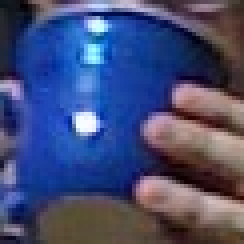
//> input picture BlueCup.jpg, 61 x 61 px (shown 4 times larger)
$ ./LogPolar ../../BlueCup.jpg 2   (built with g++ and OpenCV 4)
//> lines starting //> are read from the running program, lines starting //| are printed output that depends on the picture
#include <opencv2/opencv.hpp>
#include <iostream>

using namespace std;

int main(int argc, char** argv) {
	if(argc != 3) {
		cout << "LogPolar\nUsage: " << argv[0] <<" <imagename> <M value>\n" << "<M value>~30 is usually good enough\n";
		return -1;
	}

	cv::Mat src = cv::imread(argv[1], 1);
//> src is the input picture: 61 rows x 61 cols, CV_8UC3; mean B, G, R 117.6, 76.4, 68

	if(src.empty()) {
		cout << "Can not load " << argv[1] << endl;
		return -1;
	}

	cout << "Image size: " << src.cols << "px x " << src.rows << "px" << endl;
//| Image size: 61px x 61px

	double M = atof(argv[2]);
//> M = 2
	cout << "Applying Scale Factor: " << M << endl;
//| Applying Scale Factor: 2

	cv::Mat dst(src.size(), src.type()), src2(src.size(), src.type());
	cout << "Image Center: " << src.cols*0.5f << " x " << src.rows*0.5f << endl;
//| Image Center: 30.5 x 30.5

	cv::logPolar(
		src,
		dst,
		cv::Point2f(src.cols*0.5f, src.rows*0.5f),
		M,
		CV_INTER_LINEAR | CV_WARP_FILL_OUTLIERS
	);
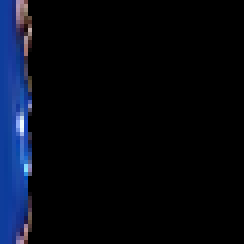
//> dst: 61 rows x 61 cols, CV_8UC3 (shown 4 times larger); mean B, G, R 18.3, 8.8, 5.1

	cv::logPolar(
		dst,
		src2,
		cv::Point2f(src.cols*0.5f, src.rows*0.5f),
		M,
		CV_INTER_LINEAR | CV_WARP_INVERSE_MAP
	);
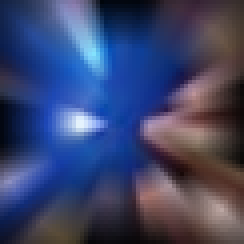
//> src2: 61 rows x 61 cols, CV_8UC3 (shown 4 times larger); mean B, G, R 107.2, 68.6, 59.9

	cv::imshow("original image", src);
	cv::imshow("log-polar", dst);
	cv::imshow("inverse log-polar", src2);

	cv::waitKey();

	return 0;

}

$ run again, on HandOutdoorColor.jpg
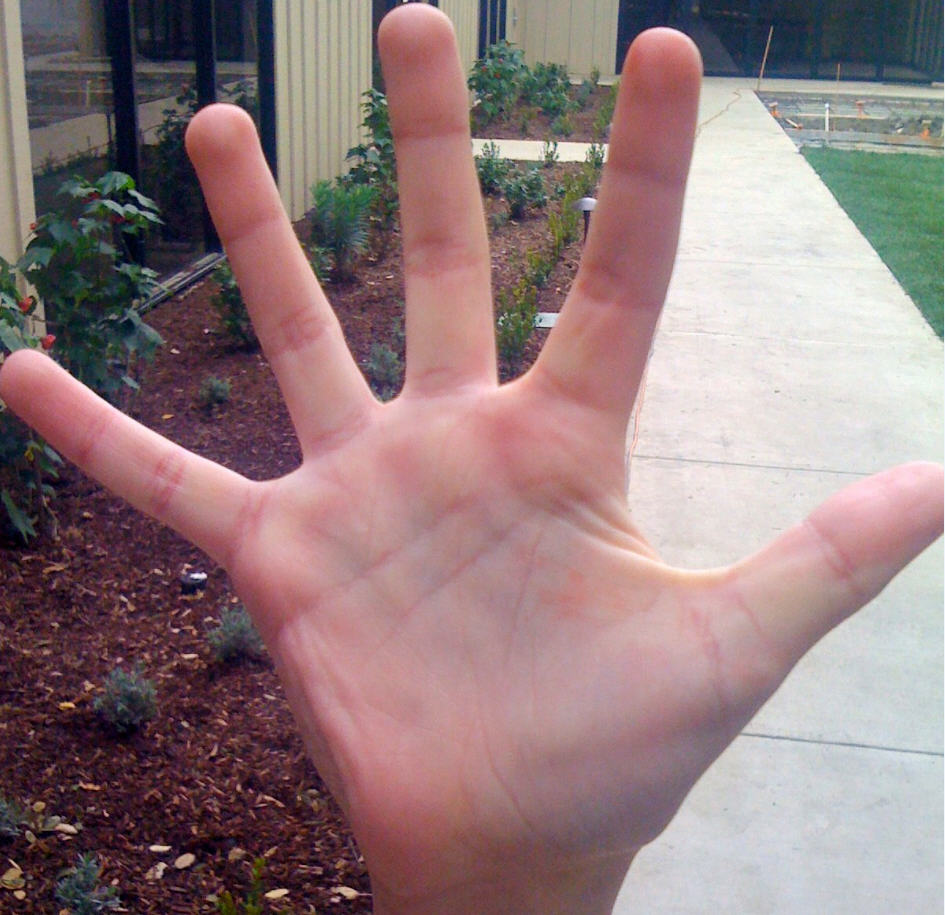
//> input picture HandOutdoorColor.jpg, 945 x 915 px
//> src is the input picture: 915 rows x 945 cols, CV_8UC3; mean B, G, R 125.6, 123.8, 146.8
//| Image size: 945px x 915px
//> M = 2
//| Applying Scale Factor: 2
//| Image Center: 472.5 x 457.5
//> `cv::logPolar( src, dst, cv::Point2f(src.cols*0.5f, src.rows*0.5f), M, ..`:
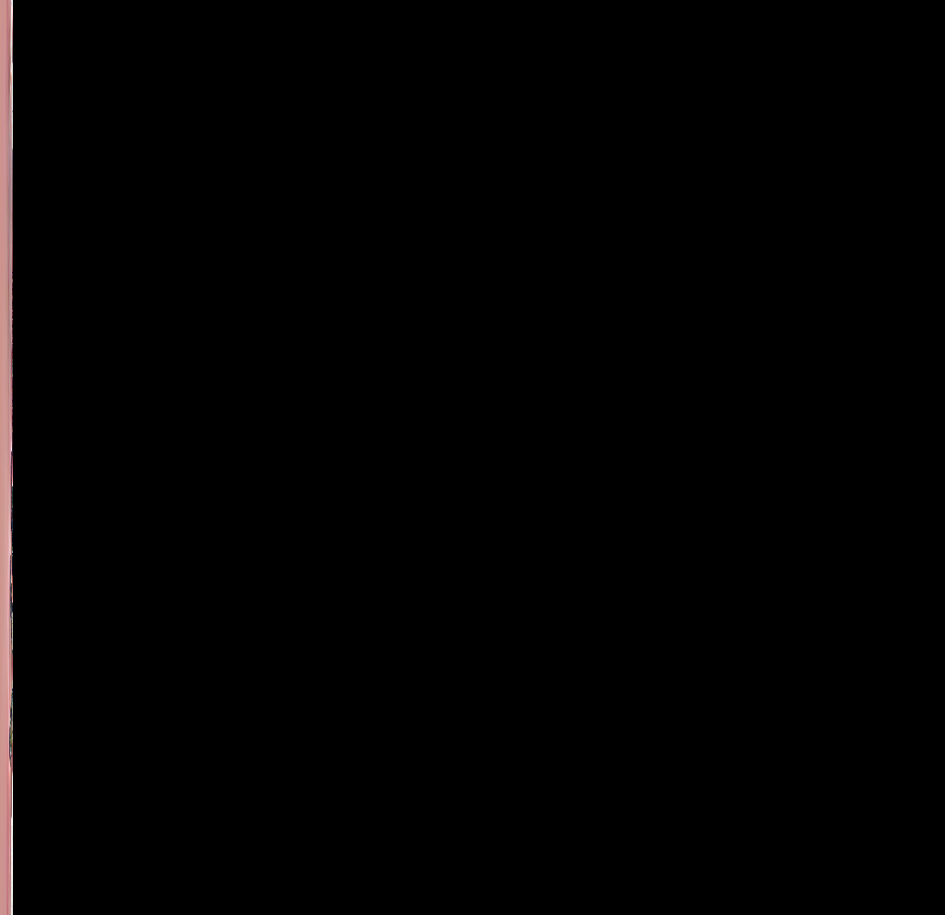
//> dst: 915 rows x 945 cols, CV_8UC3; mean B, G, R 1.9, 2, 2.7
//> `cv::logPolar( dst, src2, cv::Point2f(src.cols*0.5f, src.rows*0.5f), M,..`:
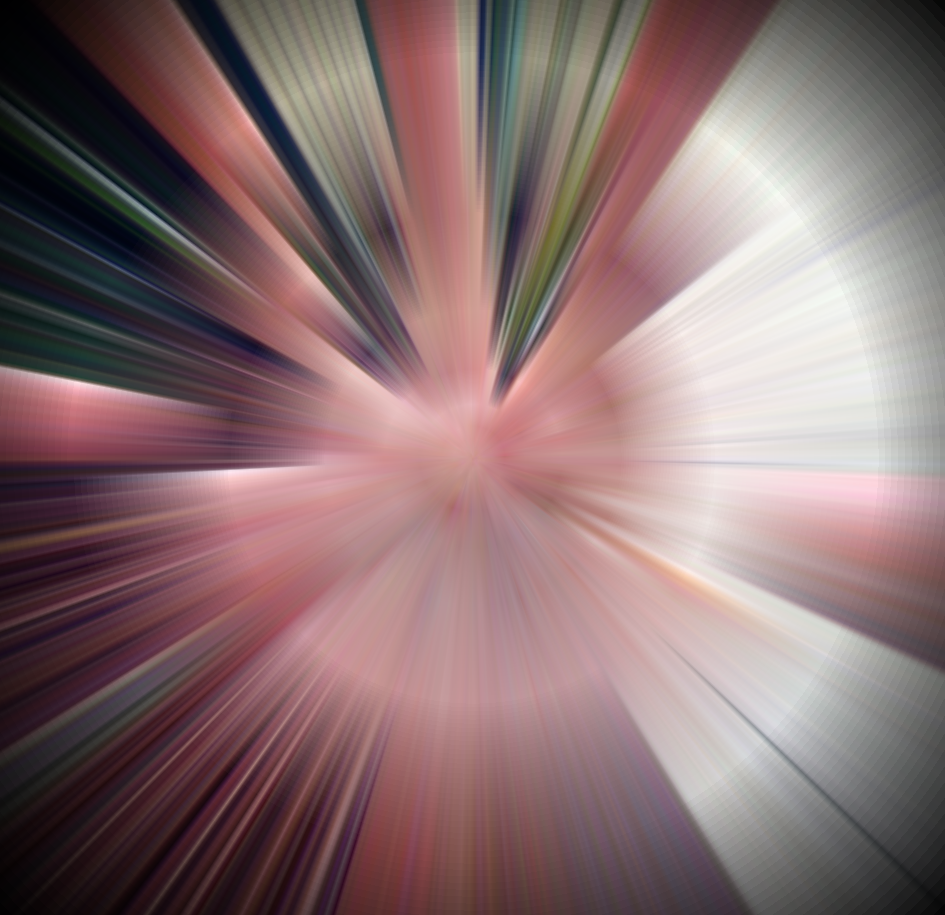
//> src2: 915 rows x 945 cols, CV_8UC3; mean B, G, R 112.2, 110.7, 135.4

$ run again, on HandOutdoorSunColor.jpg
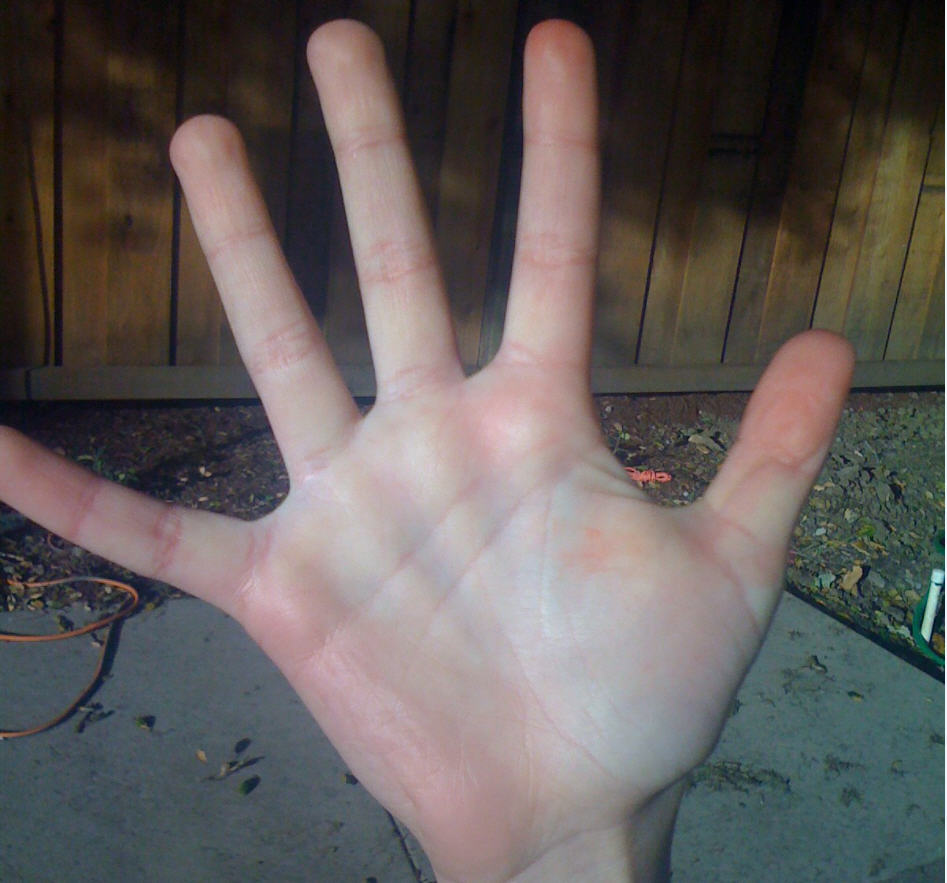
//> input picture HandOutdoorSunColor.jpg, 947 x 883 px
//> src is the input picture: 883 rows x 947 cols, CV_8UC3; mean B, G, R 91.4, 93.1, 99.4
//| Image size: 947px x 883px
//> M = 2
//| Applying Scale Factor: 2
//| Image Center: 473.5 x 441.5
//> `cv::logPolar( src, dst, cv::Point2f(src.cols*0.5f, src.rows*0.5f), M, ..`:
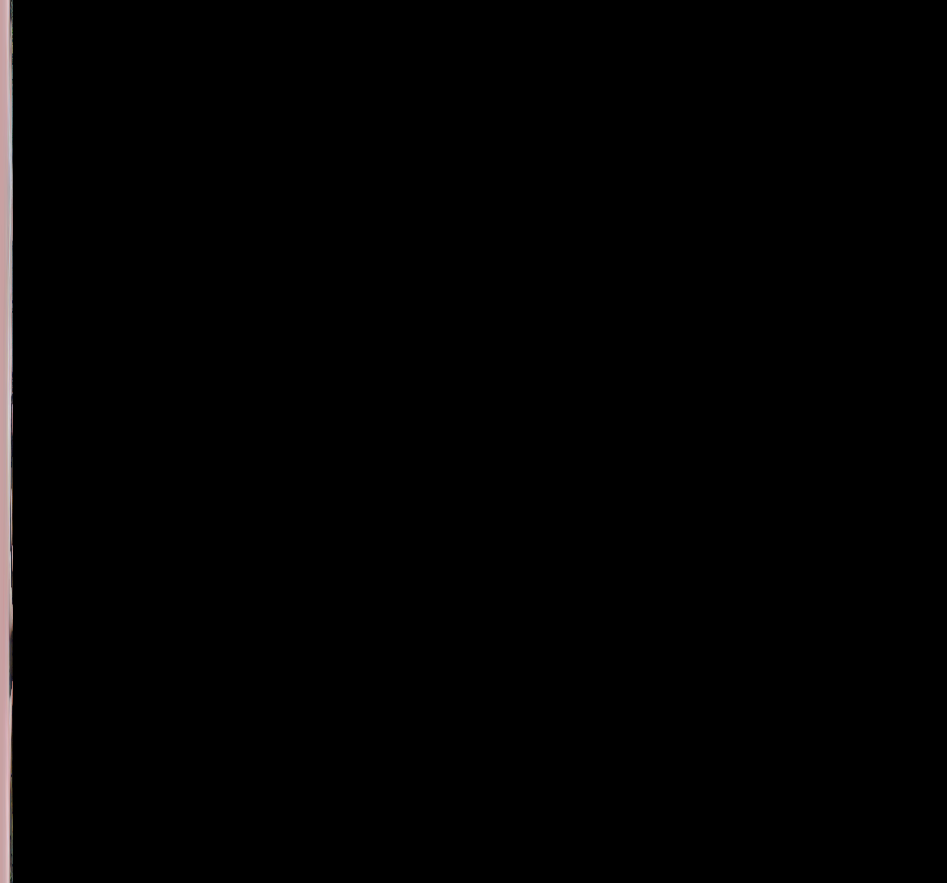
//> dst: 883 rows x 947 cols, CV_8UC3; mean B, G, R 2.1, 2.1, 2.5
//> `cv::logPolar( dst, src2, cv::Point2f(src.cols*0.5f, src.rows*0.5f), M,..`:
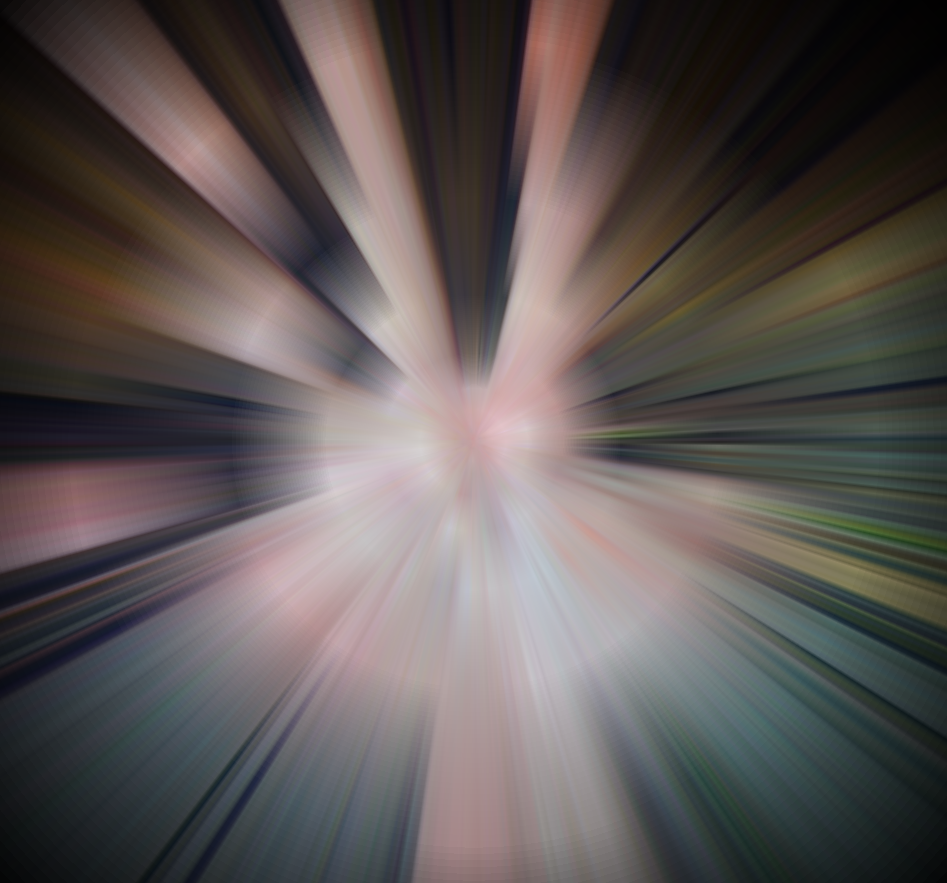
//> src2: 883 rows x 947 cols, CV_8UC3; mean B, G, R 84, 85.3, 92.1

$ run again, on adrian.jpg
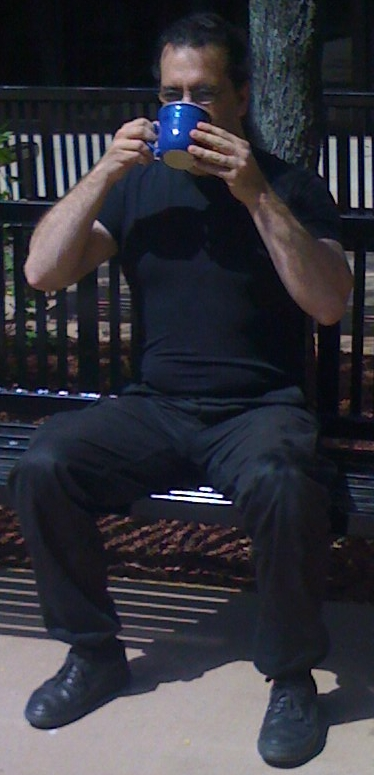
//> input picture adrian.jpg, 374 x 775 px
//> src is the input picture: 775 rows x 374 cols, CV_8UC3; mean B, G, R 58.5, 51, 51.2
//| Image size: 374px x 775px
//> M = 2
//| Applying Scale Factor: 2
//| Image Center: 187 x 387.5
//> `cv::logPolar( src, dst, cv::Point2f(src.cols*0.5f, src.rows*0.5f), M, ..`:
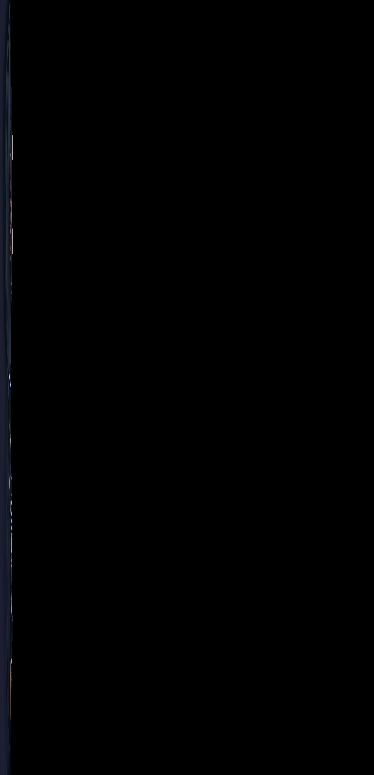
//> dst: 775 rows x 374 cols, CV_8UC3; mean B, G, R 1.4, 0.9, 0.8
//> `cv::logPolar( dst, src2, cv::Point2f(src.cols*0.5f, src.rows*0.5f), M,..`:
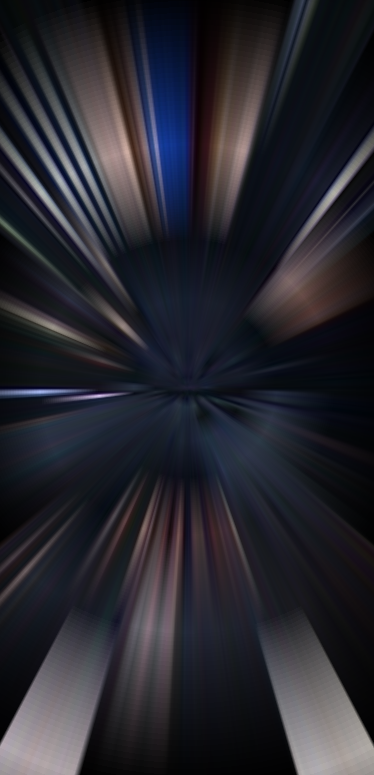
//> src2: 775 rows x 374 cols, CV_8UC3; mean B, G, R 46.5, 38.7, 39
